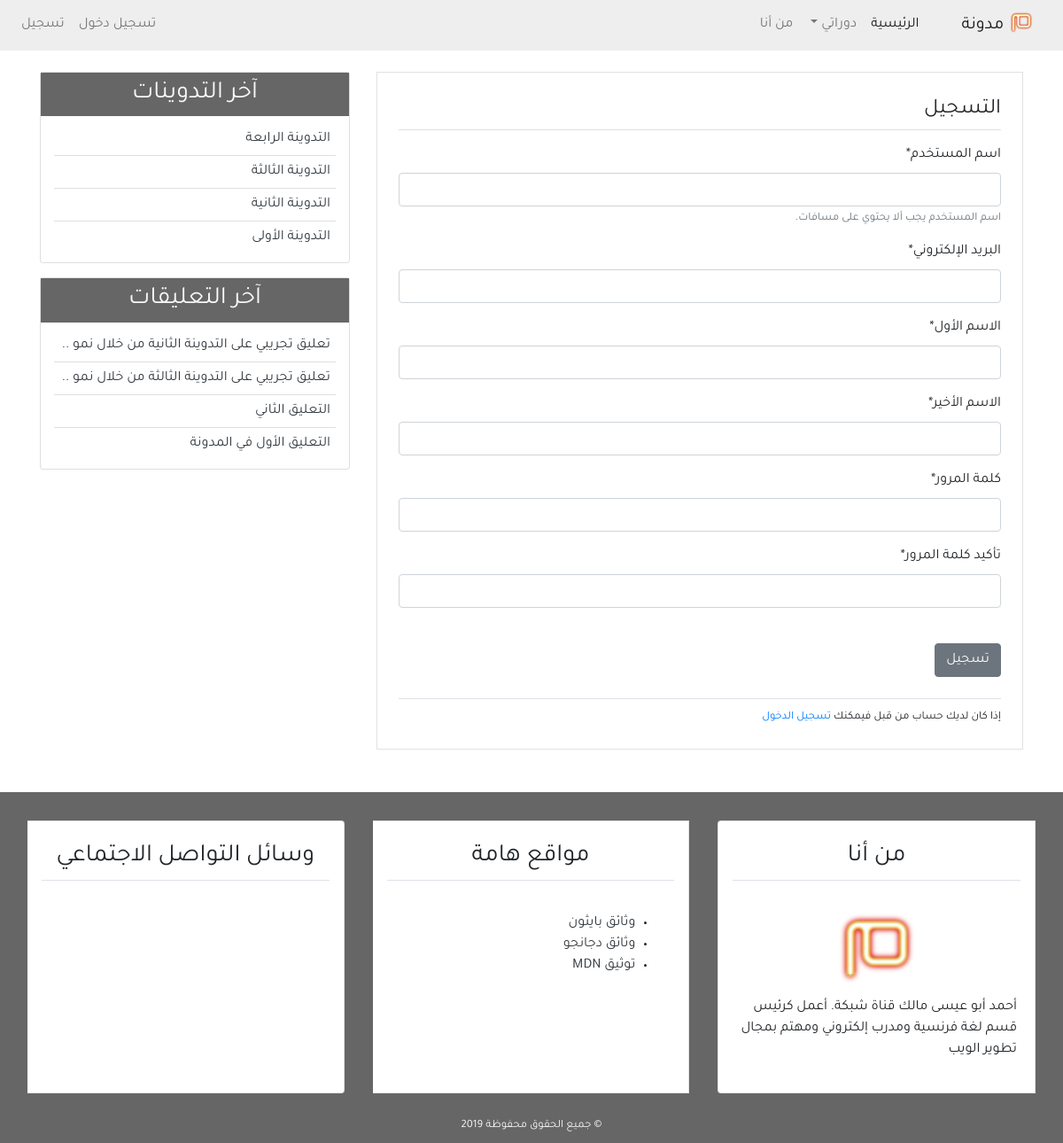
Page /register/ on the earlier database version.
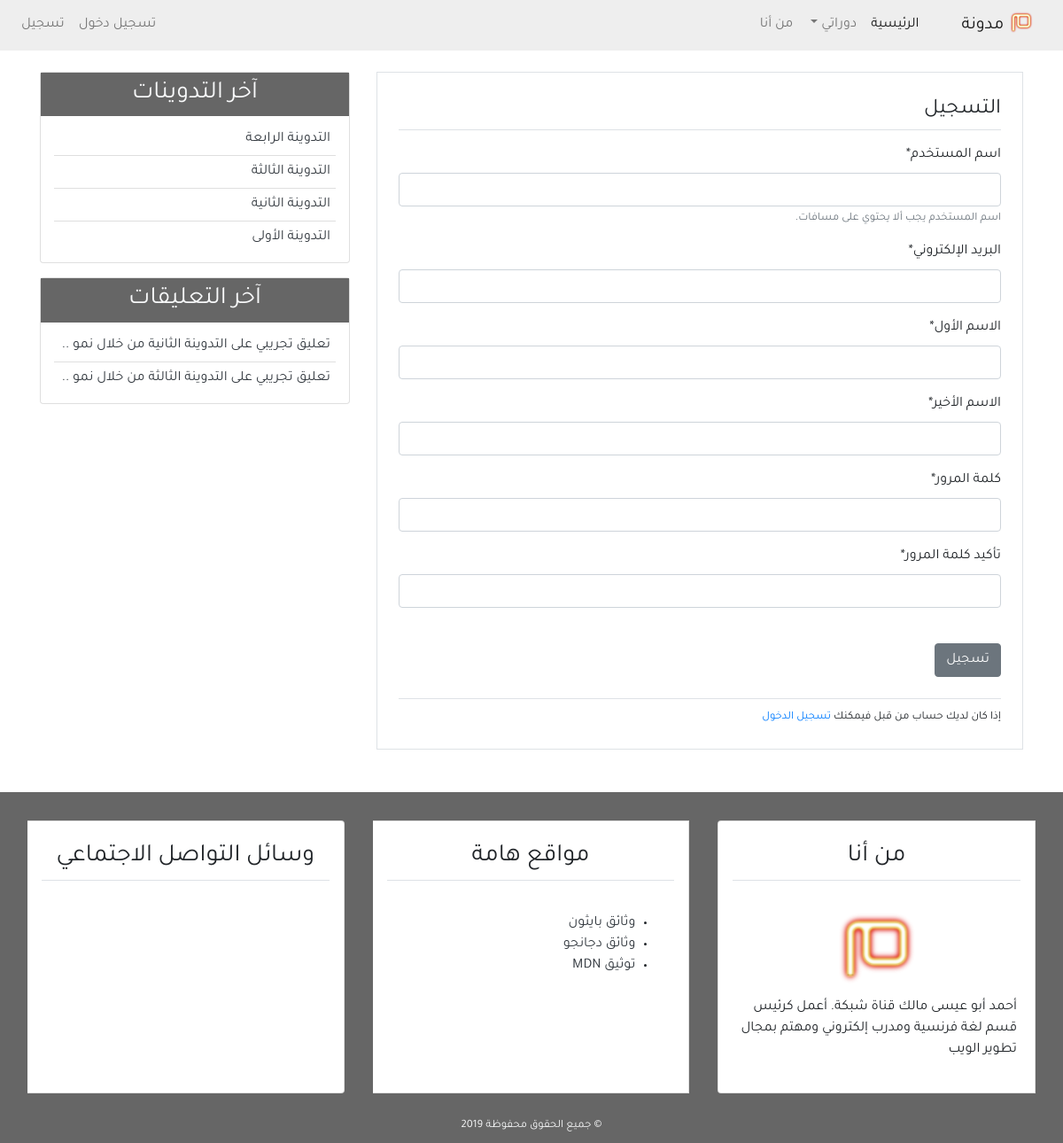
Same page on the later database version.
### blog/models.py (models this page shows, shortened)
class Post(models.Model):
    title = models.CharField(max_length=100)
    content = models.TextField()
    post_date = models.DateTimeField(default=timezone.now)
    post_update = models.DateTimeField(auto_now=True)
    author = models.ForeignKey(User, on_delete=models.CASCADE)
    class Meta:
        ordering = ('-post_date', )

class Comment(models.Model):
    name = models.CharField(max_length=50, verbose_name='الاسم')
    email = models.EmailField(verbose_name='البريد الإلكتروني')
    body = models.TextField(verbose_name='التعليق')
    comment_date = models.DateTimeField(auto_now_add=True)
    active = models.BooleanField(default=False)
    post = models.ForeignKey(
        Post, on_delete=models.CASCADE, related_name='comments')
    class Meta:
        ordering = ('-comment_date',)

### user/views.py (the view)
# urls.py: path('register/', views.register, name='register'),
def register(request):
    if request.method == 'POST':
        form = UserCreationForm(request.POST)
        if form.is_valid():
            new_user = form.save(commit=False)
            new_user.set_password(form.cleaned_data['password1'])
            new_user.save()
            messages.success(
                request, f'تهانينا {new_user} لقد تمت عملية التسجيل بنجاح.')
            return redirect('login')
    else:
        form = UserCreationForm()
    return render(request, 'user/register.html', {
        'title': 'التسجيل',
        'form': form,
    })

### user/forms.py (shortened to what this page needs)
class UserCreationForm(forms.ModelForm):
    username = forms.CharField(label='اسم المستخدم', max_length=30,
                               help_text='اسم المستخدم يجب ألا يحتوي على مسافات.')
    email = forms.EmailField(label='البريد الإلكتروني')
    first_name = forms.CharField(label='الاسم الأول')
    last_name = forms.CharField(label='الاسم الأخير')
    password1 = forms.CharField(
        label='كلمة المرور', widget=forms.PasswordInput(), min_length=8)
    password2 = forms.CharField(
        label='تأكيد كلمة المرور', widget=forms.PasswordInput(), min_length=8)
    class Meta:
        model = User
        fields = ('username', 'email', 'first_name',
                  'last_name', 'password1', 'password2')

### blog/templatetags/post_tag.py (called while the page is built)
@register.inclusion_tag('blog/latest_posts.html')
def latest_posts():
    context = {
        'l_posts': Post.objects.all()[0:5],
    }
    return context

@register.inclusion_tag('blog/latest_comments.html')
def latest_comments():
    context = {
        'l_comments': Comment.objects.filter(active=True)[:5],
    }
    return context

### user/templates/user/register.html (shortened to what this page needs)
{% extends 'blog/base.html' %}
{% block content %}
{% load crispy_forms_tags %}
<div class="border p-4 mb-5">
    <legend class="border-bottom pb-1 mb-3">التسجيل</legend>
    <form method="POST">
        {{form|crispy}}
        <input class="btn btn-secondary mt-4" type="submit" value="تسجيل">
    </form>
    <div class="border-top mt-4 pt-2">
        <small>إذا كان لديك حساب من قبل فيمكنك <a href="{% url 'login' %}">تسجيل الدخول</a></small>
    </div>
</div>
{% endblock content %}

### blog/templates/blog/latest_posts.html
<ul class="list-group-flush latest-post">
    {% for post in l_posts %}
    <li class="list-group-item latest-post-item">
        <a class="text-dark" href="{% url 'detail' post.id %}">{{post.title}}</a>
    </li>
    {% endfor %}
</ul>

### blog/templates/blog/latest_comments.html
<ul class="list-group-flush latest-comment">
    {% for comment in l_comments %}
    <li class="list-group-item latest-comment-item">
        <a class="text-dark" href="{% url 'detail' comment.post.id %}">
            {% if comment.body|length > 40 %}
            {{comment.body|slice:'45'}} ..
            {% else %}
            {{comment.body}}
            {% endif %}
        </a>
    </li>
    {% empty %}
    <li class="list-group-item latest-comment-item">لا يوجد تعليقات</li>
    {% endfor %}
</ul>

Differences in the rows shown:
removed Comment: body "التعليق الثاني"
removed Comment: body "التعليق الأول في المدونة"
